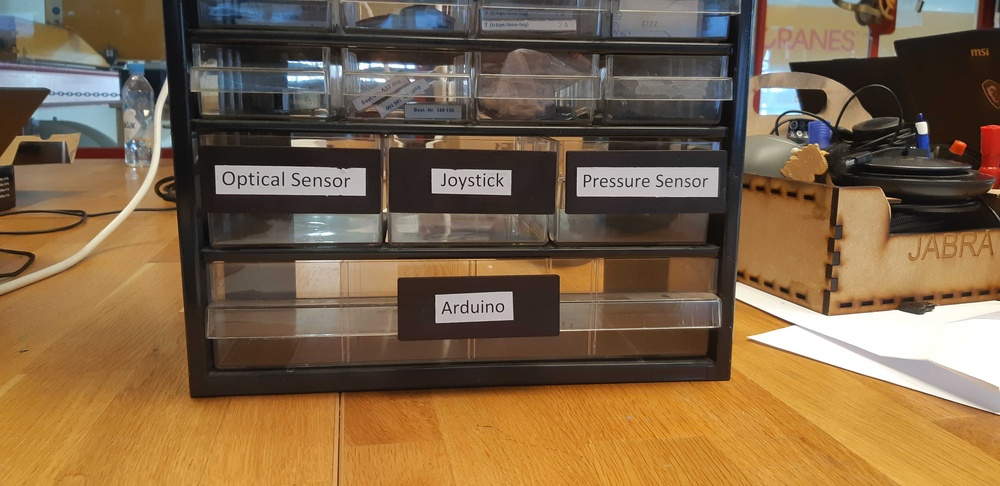
#> input picture pictures_reading_lables/simple_shelf.jpg, 1000 x 486 px, shrunk from 4608 x 2240 before the run
$ python corner_detection.py
#> lines starting #> are read from the running program, lines starting #| are printed output that depends on the picture; after the words box and inside, x2 and y2 are one past the last pixel; in counts of white or black regions, pixels touching at a corner belong together
''' code from https://docs.opencv.org/3.4/d4/d8c/tutorial_py_shi_tomasi.html '''

import numpy as np
import cv2 as cv
from matplotlib import pyplot as plt

number_signs = 4
number_corners = 4 * number_signs

img = cv.imread('pictures_reading_lables/simple_shelf.jpg')
#> img is the input picture: shape (486, 1000, 3); mean B, G, R 72, 101, 126.1
gray = cv.cvtColor(img,cv.COLOR_BGR2GRAY)
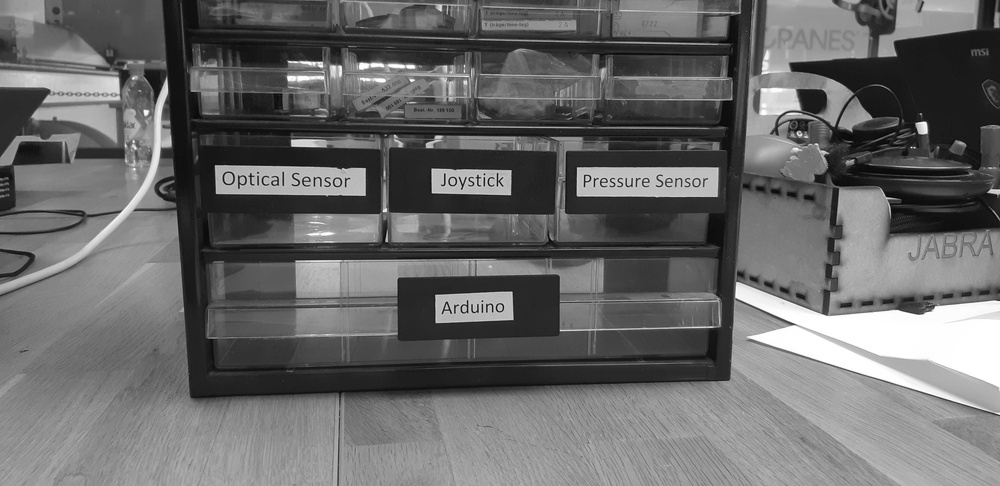
#> gray: shape (486, 1000); min 2, max 255, mean 105.2
corners = cv.goodFeaturesToTrack(gray,30,0.01,120)
#> corners = 27 rows, first 8: [386, 241], [560, 330], [276, 182], [288, 61], [510, 194], [988, 192], [853, 160], [659, 177]
corners = np.int0(corners)

for i in corners:
    x,y = i.ravel()
    cv.circle(img,(x,y),6,255,-1)
#> this loop made 27 passes
#> (x, y) on passes 1 to 12: (386, 241), (560, 330), (276, 182), (288, 61), (510, 194), (988, 192), (853, 160), (659, 177), (144, 110), (736, 282), (762, 73), (441, 10)
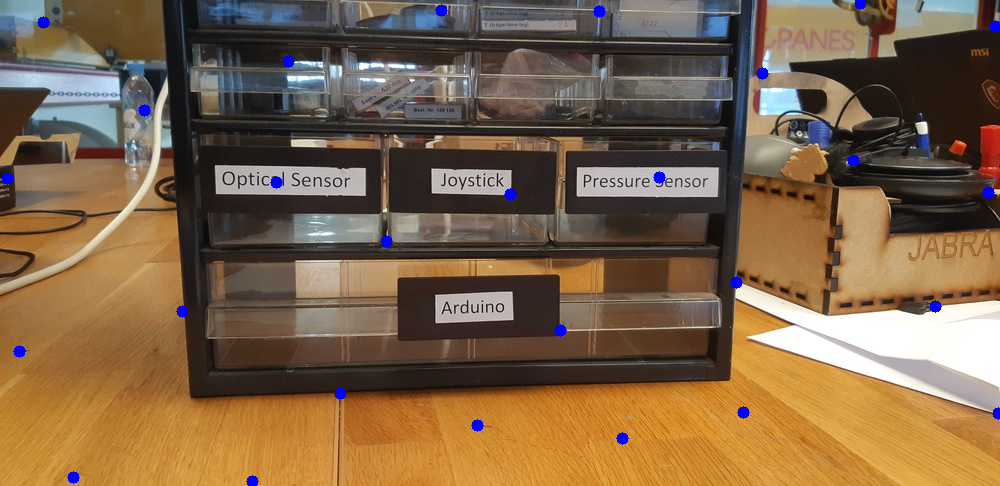
#> img: shape (486, 1000, 3); 0.61% of pixels changed, all inside (x1, y1, x2, y2) = (1, 0, 1000, 486)
plt.imshow(img),plt.show()

$ run again, with pictures_reading_lables/proto_picture_4lables.jpg copied over pictures_reading_lables/simple_shelf.jpg
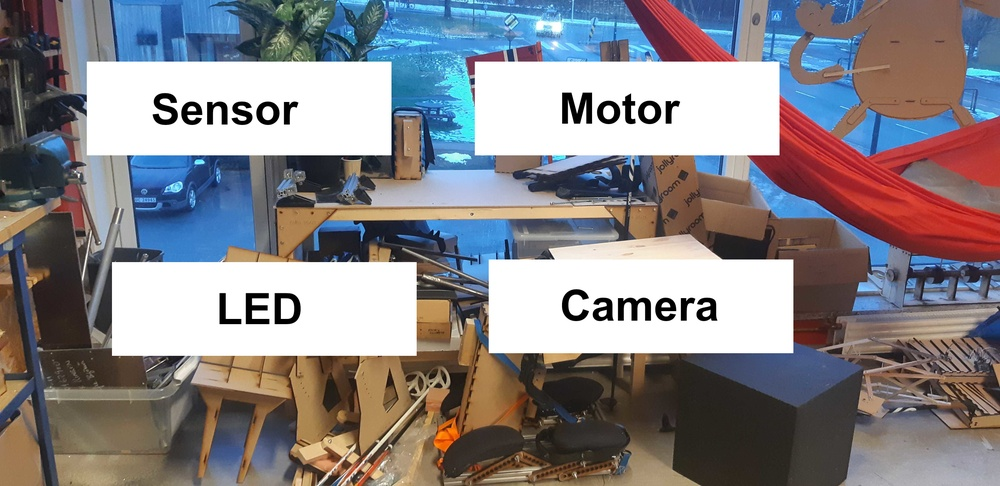
#> input picture pictures_reading_lables/proto_picture_4lables.jpg, 1000 x 486 px, shrunk from 4608 x 2240 before the run
#> img is the input picture: shape (486, 1000, 3); mean B, G, R 135.1, 131.1, 135
#> `gray = cv.cvtColor(img,cv.COLOR_BGR2GRAY)`:
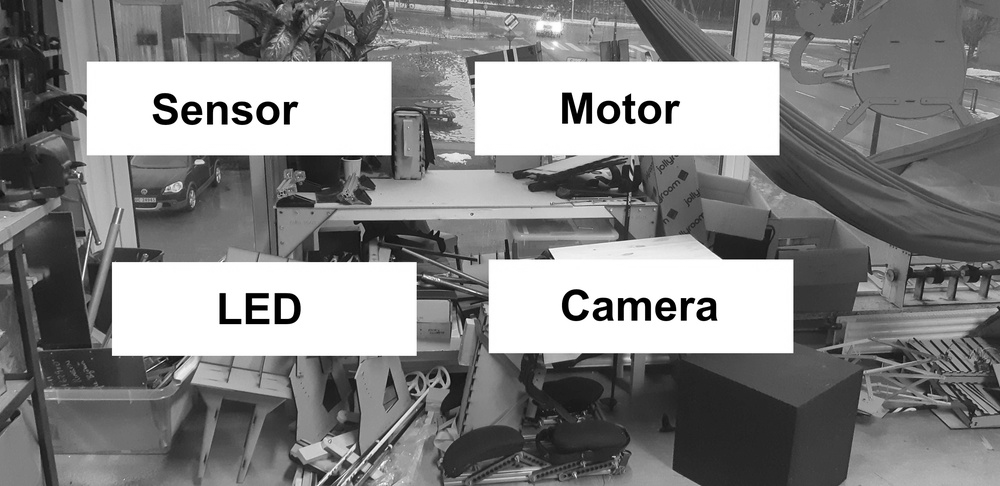
#> gray: shape (486, 1000); min 0, max 255, mean 132.7
#> corners = 25 rows, first 8: [238, 107], [662, 312], [630, 94], [246, 323], [553, 258], [390, 154], [113, 354], [778, 154]
#> the loop `for i in corners:` made 25 passes
#> after the loop `for i in corners:`:
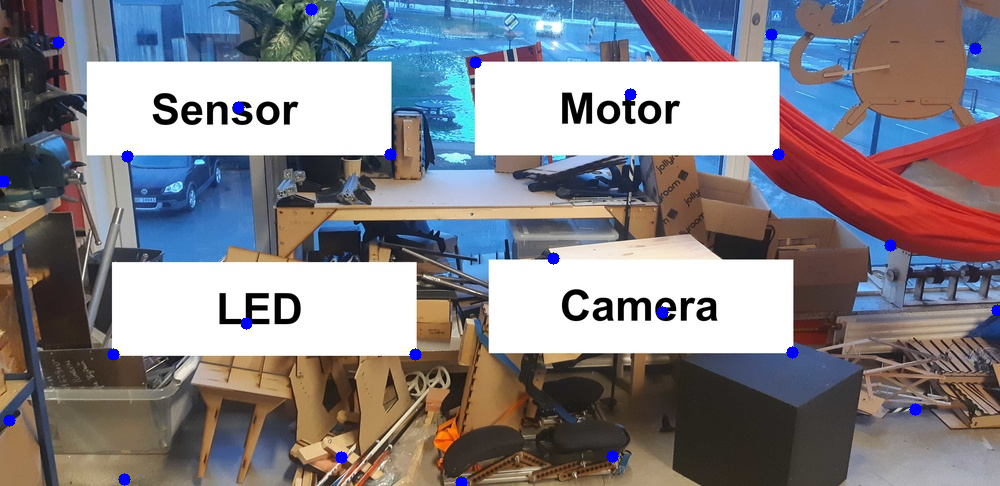
#> img: shape (486, 1000, 3); 0.57% of pixels changed, all inside (x1, y1, x2, y2) = (0, 3, 1000, 486)
